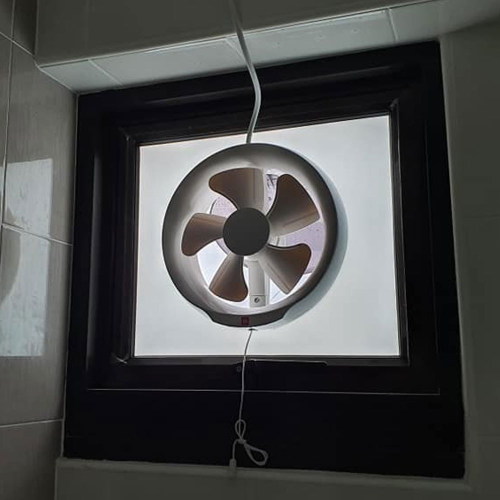
#> input picture test images(from google)/ventilator-with-fan-window.jpg, 1000 x 1000 px (shown at 1/2 size)
$ python ventilator_measurement.py
#> lines starting #> are read from the running program, lines starting #| are printed output that depends on the picture
import cv2
import numpy as np
from math import sqrt
from pathlib import Path
import matplotlib.pyplot as plt

ROOT_PATH = Path(__file__).parent.resolve().absolute()
# Adjust path to image as needed
IMAGE_PATH = ROOT_PATH / "test images(from google)/ventilator-with-fan-window.jpg"
# IMAGE_PATH = ROOT_PATH / "test images(from google)/two_fans.jpg"


PERFECT_CAMERA = False   # True: only 2-point calibration, False: perspective transformation with 4 points

# Select two points in the image whose real-world distance you know.
# [25 lines left out: function select_points_and_calculate_angle, not called in this run]

def perspective_transform_from_points(img):
    print("Click four points in the image (in order: top-left, top-right, bottom-right, bottom-left)")
    points = []
    # [5 lines left out: function mouse_callback, not called in this run]
    temp_img = img.copy()
    cv2.namedWindow('Select 4 Points', cv2.WINDOW_NORMAL)
    cv2.resizeWindow('Select 4 Points', 1000, 600)
    cv2.imshow('Select 4 Points', temp_img)
    cv2.setMouseCallback('Select 4 Points', mouse_callback)
    while len(points) < 4:
        cv2.waitKey(1)
    cv2.destroyAllWindows()
    real_width = float(input('Enter real width in mm: '))
    real_height = float(input('Enter real height in mm: '))
    pts_src = np.array(points, dtype='float32')
    pts_dst = np.array([[0,0],[real_width,0],[real_width,real_height],[0,real_height]], dtype='float32')
    max_width = int(real_width)
    max_height = int(real_height)
    M = cv2.getPerspectiveTransform(pts_src, pts_dst)
    img_warped = rewarpping_image(pts_src, pts_dst, img, output_site_px=500)
    cv2.imshow('img_warped', img_warped)
    return img_warped, real_width, real_height

# [28 lines left out: function rewarpping_image, not called in this run]

img = cv2.imread(IMAGE_PATH)
#> img is the input picture: shape (1000, 1000, 3); mean B, G, R 73.8, 74.3, 73.4
if img is None:
    print(f"Error: Image '{IMAGE_PATH}' could not be loaded.")
    exit(1)
# Resize image
no_resize_at = 1.5e6
if img.size > no_resize_at:
    # resize_factor = 0.2
    resize_factor = sqrt(no_resize_at / img.size)
#> resize_factor = 0.707
    img = cv2.resize(img, (0, 0), fx=resize_factor, fy=resize_factor)
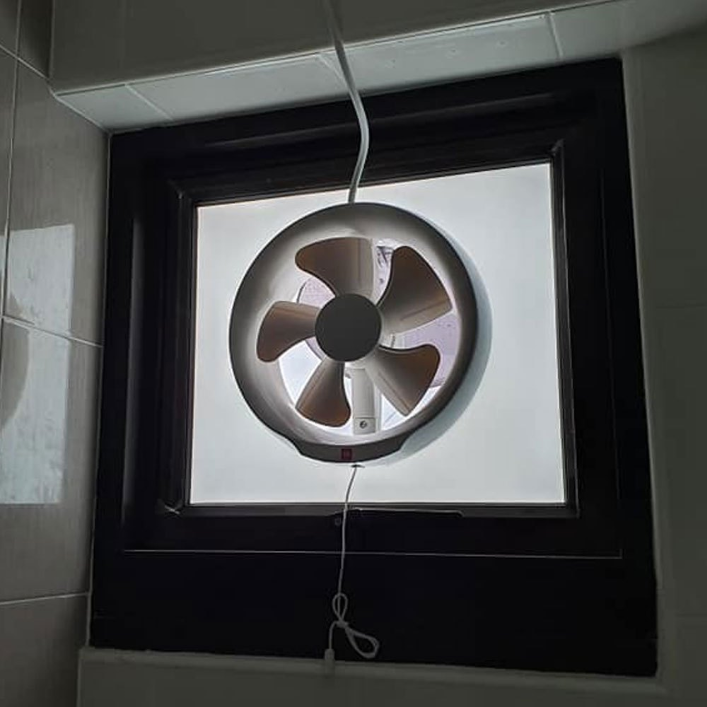
#> img: shape (707, 707, 3); mean B, G, R 73.8, 74.3, 73.3

if PERFECT_CAMERA:
    # Only 2-point calibration, no rectification
    scale, angle_deg, ref_points = select_points_and_calculate_angle(img)
else:
    # Perspective transformation with 4 points
    img, real_width, real_height = perspective_transform_from_points(img)
    scale, angle_deg, ref_points = select_points_and_calculate_angle(img)

# Remove contour detection and drawing
img_contour = img.copy()

# Interactive selection of two points and display of distance in mm
print("Select any two points in the image to measure the distance (all measurements in mm).")
selected_points = []
# [9 lines left out: function mouse_callback, not called in this run]

img_temp = img_contour.copy()
cv2.imshow('Measure Distance', img_temp)
cv2.setMouseCallback('Measure Distance', mouse_callback)
while len(selected_points) < 2:
    cv2.waitKey(1)
cv2.destroyAllWindows()

# Calculate and display distance (in mm)
p1 = np.array(selected_points[0])
p2 = np.array(selected_points[1])
dist_mm = np.linalg.norm(p1 - p2)
print(f"Distance between the selected points: {dist_mm:.2f} mm")

# Draw line and text (still at pixel basis, but text in mm)
pixel_p1 = (int(p1[0]/scale), int(p1[1]/scale))
pixel_p2 = (int(p2[0]/scale), int(p2[1]/scale))
cv2.line(img_contour, pixel_p1, pixel_p2, (0,0,255), 2)
cv2.putText(img_contour, f"{dist_mm:.1f} mm", ((pixel_p1[0]+pixel_p2[0])//2, (pixel_p1[1]+pixel_p2[1])//2), cv2.FONT_HERSHEY_SIMPLEX, 0.7, (0,0,255), 2)
cv2.imshow('Measured Distance', img_contour)
cv2.waitKey(3000)
cv2.destroyAllWindows()

# Interactive selection for wall distances
for wall_name in ["left wall", "right wall"]:
    print(f"Select two points for the distance to the {wall_name}.")
    wall_points = []
    # [7 lines left out: function wall_callback, not called in this run]
    img_temp = img_contour.copy()
    cv2.imshow(f'Measure Distance to {wall_name}', img_temp)
    cv2.setMouseCallback(f'Measure Distance to {wall_name}', wall_callback)
    while len(wall_points) < 2:
        cv2.waitKey(1)
    cv2.destroyAllWindows()
    wp1 = np.array(wall_points[0])
    wp2 = np.array(wall_points[1])
    wall_dist_mm = np.linalg.norm(wp1 - wp2)
    print(f"Distance to {wall_name}: {wall_dist_mm:.2f} mm")
    pixel_wp1 = (int(wp1[0]/scale), int(wp1[1]/scale))
    pixel_wp2 = (int(wp2[0]/scale), int(wp2[1]/scale))
    cv2.line(img_contour, pixel_wp1, pixel_wp2, (0,255,0), 2)
    cv2.putText(img_contour, f"{wall_dist_mm:.1f} mm", ((pixel_wp1[0]+pixel_wp2[0])//2, (pixel_wp1[1]+pixel_wp2[1])//2), cv2.FONT_HERSHEY_SIMPLEX, 0.7, (0,255,0), 2)
    cv2.imshow('Measured wall distances', img_contour)
    cv2.waitKey(0) #quit on key press
    cv2.destroyAllWindows()
